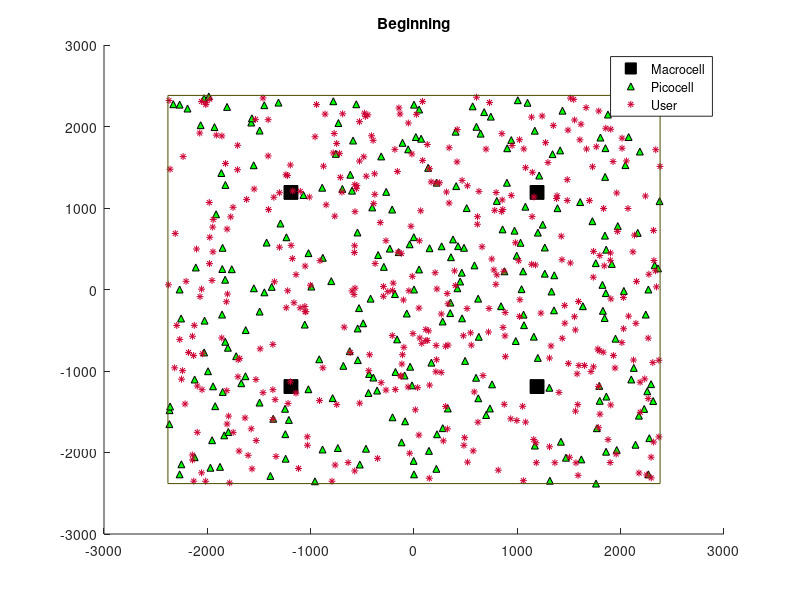

Write the MATLAB code that produced this figure. (Note: this script raises an error after producing the figure.)
%%Rebuild System 2017.2.22
clc, clear, close all
load('ttSimuT');

% ============================================================================== %
%   ____                                                                         %
%  |    \                                                                        %
%  |     \                                                                       %
%  |     |                                                                       %
%  |     /                                                                       %
%  |____/                                                                        % 
%  |        ____            ____        _  _      __     __|__      __           %
%  |       /    \    | /   /    \     |/ \/ \    /  \      |       /  \    | /   %
%  |       |    |\   |/    |    |\    |  |  |    |__/      | /     |__/    |/    %
%  |       \____/ \  |     \____/ \   |  |  |    |___      |/      |___    |     %
% ============================================================================== %

% -----------------------------------------------------
% -------/* Simulation Parameters Setting /* (待確認)--
% -----------------------------------------------------
MTS_1s = 1;		% [sec]														% Minimum Time-of-Stay from 3GPP Standard [sec]
MTS_5s = 5;		% [sec]
TST_HD = 0;


% -----------------------------------------------------
% -----------------/* Time Slot */---------------------
% -----------------------------------------------------
t_d        = 0.1; % ONE MILLISECOND % it's UNIT: sec		% [[[ADJ]]]     % Simulation time duration [sec]
t_start    = t_d;
t_simu     = (t_d/t_d) * ttSimuT; % it's UNIT: sec			% [[[ADJ]]]     % Total Simulation Time [sec]
n_Measured = t_simu/t_d;	                                                % # measurements [# number of times]

											    
% -----------------------------------------------------
% ----------------/* Base Station */-------------------
% -----------------------------------------------------
rectEdge = 4763;															% 系統的邊界 [meter]
load('MC_lct_4sq');															% 大細胞的位置讀出來，矩陣叫:  Macro_location		
load('PC_lct_4sq_n250_random');                                         % 小細胞的位置讀出來 ，矩陣叫: Pico_location
BS_lct = [Macro_location ; Pico_location];								    % 全部細胞的位置

P_MC_dBm    =  46;															% 大細胞 total TX power (全部頻帶加起來的power) [dBm]
P_PC_dBm    =  30;															% 小細胞 total TX power (全部頻帶加起來的power) [dBm]
P_minRsrpRQ = -100; % [dBm]                          		% [[[ADJ]]]     % Minimum Required power to provide services 
																			% sufficiently for UE accessing to BS [dBm]
																			% Requirement for accessing a particular cell
MACROCELL_RADIUS = (10^((P_MC_dBm-P_minRsrpRQ-128.1)/37.6))*1e+3;
PICOCELL_RADIUS  = (10^((P_PC_dBm-P_minRsrpRQ-140.7)/36.7))*1e+3;

n_MC = length(Macro_location);			                                    % 大細胞的數目
n_PC = length(Pico_location);	                                            % 小細胞的數目
n_BS = n_MC + n_PC;															% 全部細胞的數目

% -----------------------------------------------------
% -------------/* Resource Parameter */----------------
% -----------------------------------------------------
sys_BW      = 5   * 1e+6;									% [[[ADJ]]]		% 系統總頻寬 5MHz
BW_PRB      = 180 * 1e+3;													% LTE 每個Resource Block的頻寬為 180kHz
n_ttoffered = sys_BW/(BW_PRB/9*10);											% [[[ADJ]]]     % #max cnct per BS i.e., PRB
                                                                            % 系統 RB 的總數，*9/10那段是把RB的CP算進來除
																			% B E N: Max #PRB under BW = 10 Mhz per slot(0.5ms)
Pico_part   = n_ttoffered;          
GBR         = 256 * 1024;													% Guaranteed Bit Rate is 256 kbit/sec

SINR_th     = -7;		                     								% 這裡應該要設為 -6.5dB (按照3gpp的規格)

% -----------------------------------------------------
% -----------------/* Channel */-----------------------
% -----------------------------------------------------
Gamma_MC            = 3.76;                                                 % Pathloss Exponent (MC)            
Gamma_PC            = 3.67;                                                 % Pathloss Exponent (PC)  
P_N_dBmHz           = -174; % [dBm/Hz]										% 高斯雜訊的 Power Density [dBm/Hz]
LTE_NoiseFloor_dBm  = P_N_dBmHz + 10*log10(BW_PRB);							% Noise Floor approximate -121.45 [dBm/RB]
LTE_NoiseFloor_watt = 10^((LTE_NoiseFloor_dBm - 30)/10);					% Noise Floor approximate 7.1614 * 1e+16 [watt/RB]



% -----------------------------------------------------
% ------------/* User 位置和數目 */--------------------
% -----------------------------------------------------
load('UE_lct_n400_random');
UE_lct = UE_location;                                                       % 讀UE的位置出來 (注意檔名)
n_UE = length(UE_lct);			                                            % 全部UE的數目

% -----------------------------------------------------
% -------------/* Handover Setting */------------------
% -----------------------------------------------------
HHM    = 3;	  % [dB]										% [[[ADJ]]]     % Handover Hysteresis Margin [dB]
t_TTT  = 0.1; % [sec]										% [[[ADJ]]]     % NYC
t_T310 = 1;   % [sec]

% -----------------------------------------------------
% ----------------/* Q-Learning */---------------------
% -----------------------------------------------------
n_FuzzyDegree =  5;
n_Rule        = 25;
n_Act         =  5;

FQ_BS_DF_TST = 0.8;											% [[[INH]]]     % Discount Factor
FQ_BS_LR_TST = 0.2;											% [[[INH]]]     % Learning Rate
FQ_BS_LI_TST = 5  ;											% [[[INH]]]     % Learning Interval is 5 [sec]

% -----------------------------------------------------
% -----------/* 把系統Model圖跑出來 */-----------------
% -----------------------------------------------------
figure(), hold on;
plot(Macro_location(:,1), Macro_location(:,2), 'sk', 'MarkerFaceColor', 'k','MarkerSize',10);
plot(Pico_location(:,1), Pico_location(:,2), '^k', 'MarkerFaceColor', 'g','MarkerSize', 5);
plot(UE_lct(:,1), UE_lct(:,2), '*', 'Color',[0.8 0.0 0.2],'MarkerSize',5);
plot([+1,-1,-1,+1,+1]*rectEdge/2, [+1,+1,-1,-1,+1]*rectEdge/2, 'Color', [0.3 0.3 0.0]);
title('Beginning');
legend('Macrocell','Picocell','User');
set(gcf,'numbertitle','off');
set(gcf,'name','Environment');



% ================================================================== %
%   ________                                                         %
%      |                                                        |    %
%      |                                                        |    %
%      |                                                        |    %
%      |                                                        |    %
%      |           __      .       |       .       ____         |    %
%      |        | /  \           __|__            /    \        |    %
%      |        |/    \    |       |       |     |      |       |    %
%      |        |     |    |       | /     |     |      |\      |    %
%   ___|____    |     |    |       |/      |      \____/  \     |    %
% ================================================================== %

% -----------------------------------------------------
% ---------/* 下面是細胞跟UE的初始化 */----------------
% -----------------------------------------------------
% MC Setting
dist_MC    = zeros(1, n_MC);										        % dist. btwn UE and MC
RsrpMC_dBm = zeros(1, n_MC);										        % RSRP from MC
RsrpMC_dB  = zeros(1, n_MC);
idx_RsrpMC = 0;														        % Just Initialization

% PC setting
dist_PC    = zeros(1, n_PC);										        % dist. btwn PC and UE
RsrpPC_dBm = zeros(1, n_PC);										        % RSRP from PC
RsrpPC_dB  = zeros(1, n_PC);
idx_RsrpPC = 0;														        % Just Initialization

% UE setting
UE_v              = zeros(n_UE, 2);									        % User's velocities on x-axis & y-axis respectively
UE_timer_RWP1step = zeros(n_UE, 1);									        % The Timer of RandomWayPoint for changing DIRC
load('seedSpeedMDS'); 	% 1000 x 6666								        % 2016.11.17
load('seedAngleDEG');   % 1000 x 6666								        % 2016.11.24
load('seedEachStep'); 	% 1000 x 6666									    % 2016.11.17
idx_SEED          = ones(n_UE, 1);	% seed index						    % 2016.11.17
INT_SSL           = zeros(n_UE,1);	% Interference proposed by SSL

% -----------------------------------------------------
% ---------/* 下面是TST BDRY的初始化*/-----------------
% -----------------------------------------------------
% BS部分
n_RBoffer_TST   = zeros(1, n_BS);									        % The number of RB a BS offer to UEs inside it
Load_TST        = zeros(1, n_BS);
CIO_TST         = zeros(1, n_BS);

n_HO_BS_TST     = zeros(1, n_BS);	% Only for target cell			        % KPI: Handover Number of BS

% UE部分
crntRSRP_TST    = zeros(n_UE, 1);		% [dBm]

idx_UEcnct_TST  = zeros(1, n_UE);                                           % UE實際連結的基地台
idx_UEprey_TST  = zeros(1, n_UE);		                                    % UE想要連結的基地台


logical_HO      = zeros(1, n_UE);								            % '1' if idx_UEcnct just changed; '0' if idx_UEcnct is same.

timer_Arrive    = zeros(1, n_UE);	                                        % 2017.01.04


timer_TTT_TST  = zeros(1, n_UE) + t_TTT;
n_HO_UE_TST    = zeros(1, n_UE);								            % KPI: Handover Number of UE
n_HO_M2M       = 0;
n_HO_M2P       = 0;
n_HO_P2M       = 0;
n_HO_P2P       = 0;
n_HO_P2P_CoMP  = 0;

state_PPE_TST  = zeros(n_UE, 5);
n_PPE_1s_TST   = zeros(1, n_UE);								            % KPI: Ping-Pong Number
n_PPE_5s_TST   = zeros(1, n_UE);								            % KPI: Ping-Pong Number
PPR_5s_TST     = zeros(1, n_UE);								            % 2016.12.15


timer_Drop_OngoingCall_NoRB      = zeros(1, n_UE) + t_T310;
timer_Drop_OngoingCall_RBNotGood = zeros(1, n_UE) + t_T310;


% DropReason           = zeros(1,n_UE);	                                    % 2016.12.27	Drop Reason Range = [1,2,3,4] 
% 													                                    %   1 : RB not enough
% 													                                    %   2 : ToS limit
% 													                                    %   3 : Connecting
% 													                                    %   4 : TTT countdown

% DropReason1_M2M___RB = zeros(1,n_UE);	% Drop Reason = 1                   % 因為資源不夠而中斷 (Drop)連線
% DropReason2_M2P___RB = zeros(1,n_UE);	% Drop Reason = 1                     M2M(Macro to Macro)
% DropReason3_P2M___RB = zeros(1,n_UE);	% Drop Reason = 1                     M2P(Macro to Pico)
% DropReason4_P2P___RB = zeros(1,n_UE);	% Drop Reason = 1

% DropReason5_M2M__ToS = zeros(1,n_UE);	% Drop Reason = 2                   % 因為ToS太短，小於ToS Threshold，所以不Handover
% DropReason6_M2P__ToS = zeros(1,n_UE);	% Drop Reason = 2
% DropReason7_P2M__ToS = zeros(1,n_UE);	% Drop Reason = 2
% DropReason8_P2P__ToS = zeros(1,n_UE);	% Drop Reason = 2

% DropReason9_MMM_Conn = zeros(1,n_UE);	% Drop Reason = 3                   % A3 event 沒有發生，且因為CIO 的關係造成dropping
% DropReasonX_PPP_Conn = zeros(1,n_UE);	% Drop Reason = 3                     MMM and PPP代表目前serving對象為MC or PC

% DropReasonY_M2M__TTT = zeros(1,n_UE);	% Drop Reason = 4                   % 在TTT以內的時間發生dropping
% DropReasonY_M2P__TTT = zeros(1,n_UE);	% Drop Reason = 4
% DropReasonY_P2M__TTT = zeros(1,n_UE);	% Drop Reason = 4
% DropReasonY_P2P__TTT = zeros(1,n_UE);	% Drop Reason = 4
% % 老師的解讀:Reason1, 3, 4都是因為資源不夠的關係 (待確認)

% UE TST (LPA的部分)
LPA_P1t = zeros(1,n_UE);	% TrgtCell
LPA_P2t = zeros(1,n_UE);
LPA_P3t = zeros(1,n_UE);
LPA_Ps  = 10^((P_minRsrpRQ-30)/10);	% [Watt]
LPA_t1  = zeros(1,n_UE);
LPA_t2  = zeros(1,n_UE);
LPA_t3  = zeros(1,n_UE);
LPA_idx_pkt      = zeros(1,n_UE);
LPA_pred_trgtToS = zeros(1,n_UE);


GPSinTST_trgtToS = zeros(1,n_UE); % GPS量出來的 TOS

% -----------------------------------------------------
% ---------/* Fuzzy Q Learning 的初始化*/--------------
% -----------------------------------------------------
DoM_CIO_TSTc       = zeros(n_BS, n_FuzzyDegree);
DoM_Load_TSTc      = zeros(n_BS, n_FuzzyDegree);
DoT_Rule_New_TSTc  = zeros(n_BS, n_Rule);
DoT_Rule_Old_TSTc  = zeros(n_BS, n_Rule);
Q_Table_TSTc       = zeros(n_Rule, n_Act, n_BS);
% load('Q_Table_TSTc');
GlobalAct_TSTc     = zeros(1,n_BS);
idx_subAct_choosed_new_TSTc = zeros(n_BS, n_Rule);
idx_subAct_choosed_old_TSTc = zeros(n_BS, n_Rule);
Q_fx_new_TSTc      = zeros(1,n_BS);
Q_fx_old_TSTc      = zeros(1,n_BS);
V_fx_new_TSTc      = zeros(1,n_BS);
Q_reward_TSTc      = zeros(1,n_BS);
Q_bonus_TSTc       = zeros(1,n_BS);

% -----------------------------------------------------
% ---------/* 計算 Performance 的初始化 */-------------
% -----------------------------------------------------
% 算BS的
PRFM_TST_BS_CBR   = zeros(1, n_Measured);
PRFM_TST_BS_CDR   = zeros(1, n_Measured);
PRFM_TST_BS_QoS   = zeros(1, n_Measured);

% 算UE的
PRFM_TST_UE_nHO   = zeros(1, n_Measured);
PRFM_TST_UE_CBR   = zeros(1, n_Measured);	% 2017.01.05
PRFM_TST_UE_CDR   = zeros(1, n_Measured);
PRFM_TST_UE_1snPP = zeros(1, n_Measured);
PRFM_TST_UE_5snPP = zeros(1, n_Measured);
PRFM_TST_UE_5sPPR = zeros(1, n_Measured);

% 算Load Balancing
LB_Idle           = zeros(1, n_Measured);	% 2017.01.19
LB___PC           = zeros(1, n_Measured);	% 2017.01.19
LB___MC           = zeros(1, n_Measured);	% 2017.01.19

% Counter 
PRFM_CTR          = 1;

% -----------------------------------------------------
% ---------------/* 我的東西 初始化 */-----------------
% -----------------------------------------------------
CRE_Macro       = zeros(1, n_MC) + 0;                      % Macro 的 CRE [dBm]
CRE_Pico        = zeros(1, n_PC) + 0;                      % Pico  的 CRE [dBm]
CRE             = [CRE_Macro CRE_Pico];                    % Cell Range Expension，主要給小細胞用的，讓小細胞抓更多人進來

BS_RB_table     = zeros(n_MC + n_PC, n_ttoffered);         % 全部Cell的RB使用狀況    0:未用 1:已用
BS_RB_who_used  = zeros(n_MC + n_PC, n_ttoffered);         % Cell的RB看是哪個UE在用
UE_RB_used      = zeros(n_UE, n_ttoffered);                % UE使用了哪些RB          0:未用 1:已用
UE_Throughput   = zeros(1, n_UE);                          % 顯示每個UE的Throughput  

UE_CoMP_orNOT   = zeros(1, n_UE);                          % 判斷UE又沒有在做CoMP  0:沒有 1:正在做CoMP                    
idx_UEcnct_CoMP = zeros(n_UE, 2);                          % 看UE是給哪兩個Cell做CoMP : Colunm1 是 Serving Cell, Colunm2 是 Cooperating Cell
CoMP_Threshold  = 4;                                       % 執行CoMP的RSRP Threshold，一定要大於 3dB  (dBm)
CoMP_change_TTT = zeros(1, n_UE) + t_TTT;                  % UE在執行CoMP時，交換Serving和Cooperating角色的TTT


% UE Block定義: 原本UE沒有Serving Cell, 該UE想重新連上線，卻被拒絕
% UE Drop 定義: UE原本有一Serving Cell在服務, 但因種種原因他被放棄

n_Block_UE                 = 0;				               % 被Blcok的人數

n_Block_NewCall_NoRB_Macro = 0;                            % NewCall 因為發現Cell(Max RSRP)沒有可以用的RB了, 所以放棄連線: Block 
n_Block_NewCall_NoRB_Pico  = 0;

n_Block_NewCall_RBNotGood_Macro  = 0;                      % NewCall 因為看到Cell(Max RSRP)可以用的RB之頻譜效率都=0  , 所以放棄連線: Block
n_Block_NewCall_RBNotGood_Pico   = 0;

n_Block_Waiting_BlockTimer       = 0;                      % 在等Block timer，被Block的

UE_CBR                     = 0;                            % Call Block Rate: 全部UE跑完後，  N(被Block的人數) / n_UE

n_Drop_UE                   = 0;                           % 被Drop 的人數

Drop_OngoingCall_NoRB_Macro = 0;                           % OngoingCall 因為發現Serving Cell 沒有可以用的RB了， 並且持續1秒，所以被放棄支持連線:  Drop
Drop_OngoingCall_NoRB_Pico  = 0;

Drop_OngoingCall_RBNotGood_Macro = 0;                      % OngoingCall 因為發現Serving Cell 可以用的RB之頻譜效率都=0 ，並且持續1秒，所以放棄連線:  Drop
Drop_OngoingCall_RBNotGood_Pico  = 0;

UE_CDR                     = 0;                            % Call Drop Rate: 全部UE跑完後， N(被Drop的人數) / n_UE

CDR_BS                     = zeros(1,n_BS);                % 每個Base Station把UE給Drop的次數 
CBR_BS                     = zeros(1,n_BS);                % 每個Base Station把UE給Block的次數

n_DeadUE_BS                = zeros(1, n_BS);		       % 在算BS的Call Block Rate用的
n_LiveUE_BS                = zeros(1, n_BS);		       % 在算BS的Call Block Rate用的    

CBR_BS_TST 		           = zeros(1, n_BS);			   % KPI: Call Block Rate  
CDR_BS_TST 		           = zeros(1, n_BS);			   % KPI: Outage Probability 2016.11.15 -> Call Drop Rate 2017.01.04

BS_RB_consumption          = zeros(1, n_BS);               % 每個Base Station在這段時間所使用的RB數

BS_last_time_serving       = zeros(1, n_BS);               % 上個state服務的人
	
UE_survive                 = 0;                            % UE平均存活人數


Handover_Failure_times                    = 0;                            % Handover失敗的次數
Handover_to_Macro_Failure_NoRB_times      = 0;                  % 想handover到Macro但是被拒絕的次數
Handover_to_Pico_Failure_NoRB_times       = 0;                  % 想handover到Pico但是被拒絕的次數

Handover_to_Macro_Failure_RBNotGood_times = 0;             % 想handover到Macro但是被拒絕的次數
Handover_to_Pico_Failure_RBNotGood_times  = 0;             % 想handover到Pico但是被拒絕的次數


Macro_Serving_Num_change        = zeros((ttSimuT/t_d), 1);
Pico_NonCoMP_Serving_Num_change = zeros((ttSimuT/t_d), 1);
% ============================================================= %
%    ________                                                   %
%   /                                                           %
%  /                                                            %
%  \                                                            %
%   \________      ___|___      ____        |  /     ___|___    %
%            \        |        /    \       | /         |       %
%             \       |       |      |      |/          |       %
%             /       | /     |      |\     |           | /     %
%   _________/        |/       \____/  \    |           |/      %
% ============================================================= %
tic

% Loop 1: Time
for idx_t = t_start : t_d : t_simu								            % [sec] % 0.1 sec per loop
	if (rem(idx_t,t_simu/ttSimuT) < 1e-3)                                       % 顯示時間用的，不知道在幹嘛， 不過不影響
		fprintf(' %.3f sec\n', idx_t)
	end

	AMP_Noise  = LTE_NoiseFloor_watt * randn(1);                            % 每個時間點的白高斯 雜訊都不一樣 [watt/RB]

	CIO_TST(1:1:n_MC) = -5;


	% Loop 2: User	
	% 寫收訊號的，A3 event，統計各個Performance，關係到RB 的要自己來 ( 細胞loading的問題, UE's SINR計算 )
	for idx_UE = 1:n_UE
		Dis_Connect_Reason  = 0;
		Dis_Handover_Reason = 0;

		if idx_t >= 5.9
			a = 1;
		end
		if idx_UE == 268
			a = 1;
		end


		% ============================================================================================= %
		%                    ________                             \                    ___              %
		%   |          |    |                  |    /            __\__ _______        |   |      |__    %
		%   |          |    |              |   |   /--------               | |        |___|   ___|___   %
		%   |          |    |              |  /|  /  \    /       ___      | |         ___   |  _|_ /   %
		%   |          |    |________      | / |      \  /        ___      | |         ___   |   |_     %
		%   |          |    |                  |       \/         ___      / \         /__   /          %
		%   |          |    |                  |       /\        |   |   \/   \  /       /  /   / \     %
		%    __________     |________          |    __/  \__     |___|   /\    \/      \/  /   /   \_   %
		%                                                                                               %
		% ============================================================================================= %
		for mc = 1:n_MC
			dist_MC(mc)    = norm(UE_lct(idx_UE,:) - Macro_location(mc,:)); % 該UE距離全部MC多遠 [meter]
			RsrpMC_dBm(mc) = P_MC_dBm - PLmodel_3GPP(dist_MC(mc), 'M');		% 該UE從這些MC收到的RSRP [dBm]
		end
		for pc = 1:n_PC
			dist_PC(pc)    = norm(UE_lct(idx_UE,:) - Pico_location(pc,:));  % 該UE距離全部PC多遠 [meter]
			RsrpPC_dBm(pc) = P_PC_dBm - PLmodel_3GPP(dist_PC(pc), 'P');	    % 該UE從這些PC收到的RSRP [dBm]
		end
		RsrpBS_dBm  = [RsrpMC_dBm RsrpPC_dBm];
		RsrpBS_dB   = RsrpBS_dBm - 30;								          
		RsrpBS_Watt = 10.^(RsrpBS_dB/10);                                   % 全部換成瓦特

		% =============================================================================================== %
		%                                                                                                 %
		%                                                ______                               ____        %
		%   |\     |                                   /                     |\          /|  |    \       %
		%   | \    |      __                          /              __      | \        / |  |     |      %
		%   |  \   |    /    \   _ ____      ______  |             /    \    |  \      /  |  |____/       %
		%   |   \  |   |      |  |/    \             |            |      |   |   \    /   |  |            %
		%   |    \ |   |      |  |      |             \           |      |   |    \  /    |  |            %
		%   |     \|    \ __ /   |      |              \_______    \ __ /    |      v     |  |            %
		%                                                                                                 %
		% =============================================================================================== %
		% UE在Non-CoMP下走的FlowChart

		% ------------------------------------------------------------------------------- %
		% 找出目前哪個基地台RSRP對該UE最大 ，而且是多少dB (對比到學長主程式的311-313行 )  %
		% ------------------------------------------------------------------------------- %
		temp_rsrp = RsrpBS_dBm + CIO_TST;
		% target對象不要選到自己
		if idx_UEcnct_TST(idx_UE) ~= 0
			temp_rsrp(idx_UEcnct_TST(idx_UE)) = min(temp_rsrp); 
		end
		% 選RSRP+CIO最大的出來				
		[~, idx_trgt] = max(temp_rsrp);

		% ------------------------------ %
		% 把目前應該要服務我的人抓出來   %
		% ------------------------------ %
		if idx_UEcnct_TST(idx_UE) == 0						 % 如果沒人服務我，只會發生在initial的時候
			idx_UEprey_TST(idx_UE) = idx_trgt;				 % RSRP 最大的成為我的目標
		else                             				     % 如果已經有人服務我了
			idx_UEprey_TST(idx_UE) = idx_UEcnct_TST(idx_UE); % 那目前的連線對象就是我的目標
		end

		% ----------------- %
		% 看有沒有人服務你  %
		% ----------------- %
		if (idx_UEcnct_TST(idx_UE) == 0) % 沒人服務，這可能是initial  or 被踢掉

			% --------------------------------------------------------------------- %
			% 當user被踢掉後，必須等一段時間才能重新拿RB，這裡就UE是在等這段時間    %
			% 當user等完了之後，就要開始拿RB                                        %
			% --------------------------------------------------------------------- %
			if (timer_Arrive(idx_UE) ~= 0) % Waiting Users
				timer_Arrive(idx_UE) = timer_Arrive(idx_UE) - t_d;	% Countdown
				if (timer_Arrive(idx_UE) < t_d)
					timer_Arrive(idx_UE) = 0;
				end
				Dis_Connect_Reason = 1; % 還在等連線，也算在Call  Block Rate頭上

			else  %(timer_Arrive(idx_UE) == 0): Arriving Users	
				% ---------------- %
				% 拿Resource Block %
				% ---------------- %				
				[BS_RB_table, BS_RB_who_used, UE_RB_used, idx_UEcnct_TST(idx_UE), UE_Throughput(idx_UE), Dis_Connect_Reason] = NewCall_take_RB(n_MC, n_PC, BS_RB_table, BS_RB_who_used, UE_RB_used, AMP_Noise, n_ttoffered, Pico_part, RsrpBS_Watt, ...
								                                                                                                               idx_UE, idx_trgt, GBR, BW_PRB);
								                                                                                                               
				% Check_RB_Function(UE_RB_used, BS_RB_table, BS_RB_who_used, UE_CoMP_orNOT, idx_UEcnct_TST, idx_UEcnct_CoMP, n_ttoffered, n_UE, n_BS);

				% -------------------------------------------------------------------- %
				% 不論UE是死是活，都會再給他一個等待時間，下次她被放棄時就會數這個     %
				% -------------------------------------------------------------------- %
				while timer_Arrive(idx_UE) == 0	
					timer_Arrive(idx_UE) = poissrnd(1);	% 2017.01.05 Not to be ZERO please.  % 不要是 0
				end					

				% ---------------------------------------------------- %
				% 計算Ping-Pong Effect是否有發生，跟Performance 的計算 %
				% 有兩個KPI: (1) 1秒內發生碰撞   (2) 5秒內發生碰撞     %
				% ---------------------------------------------------- %
				if idx_UEcnct_TST(idx_UE) ~= state_PPE_TST(idx_UE,1)	% 2017.01.04

					state_PPE_TST(idx_UE,:) = PingPong_Update(state_PPE_TST(idx_UE,:), idx_UEcnct_TST(idx_UE), idx_t);
					% ===/* Ping Pong State Update [1 sec] */===
					if    (state_PPE_TST(idx_UE,1) == state_PPE_TST(idx_UE,3) ...
						&& state_PPE_TST(idx_UE,1) ~= state_PPE_TST(idx_UE,2) ...
						&& state_PPE_TST(idx_UE,4) -  state_PPE_TST(idx_UE,5) <= MTS_1s ...
						&& prod(state_PPE_TST(idx_UE,:)) ~= 0)	% 2017.01.04 Live 2 Dead 2 Live is not Ping-Pong, Dead 2 Live 2 Dead either.
						% Ping-Pong Effect Occur
						n_PPE_1s_TST(idx_UE) = n_PPE_1s_TST(idx_UE) + 1; % [PRFM]
					end
					% ===/* Ping Pong State Update [5 sec] */===
					if    (state_PPE_TST(idx_UE,1) == state_PPE_TST(idx_UE,3) ...
						&& state_PPE_TST(idx_UE,1) ~= state_PPE_TST(idx_UE,2) ...
						&& state_PPE_TST(idx_UE,4) -  state_PPE_TST(idx_UE,5) <= MTS_5s ...
						&& prod(state_PPE_TST(idx_UE,:)) ~= 0)	% 2017.01.04 Live 2 Dead 2 Live is not Ping-Pong, Dead 2 Live 2 Dead either.
						% Ping-Pong Effect Occur
						n_PPE_5s_TST(idx_UE) = n_PPE_5s_TST(idx_UE) + 1; % [PRFM]
						PPR_5s_TST(idx_UE)   = n_PPE_5s_TST(idx_UE) / n_HO_UE_TST(idx_UE);	% 2016.12.15
					end
				end 					
			end


			% ----------------- %
			% 計算UE Call Block %
			% ----------------- %
			if Dis_Connect_Reason == 0

				% 還原
				Dis_Connect_Reason = 0;

			else
				if Dis_Connect_Reason == 1
					n_Block_UE = n_Block_UE + 1;

					% 該UE因為Cell的資源不夠被放棄
					if idx_trgt <= n_MC
						n_Block_NewCall_NoRB_Macro = n_Block_NewCall_NoRB_Macro + 1;							
					else
						n_Block_NewCall_NoRB_Pico = n_Block_NewCall_NoRB_Pico + 1;
					end

					% 還原
					Dis_Connect_Reason = 0;

				elseif Dis_Connect_Reason == 2
					n_Block_UE = n_Block_UE + 1;
					
					% 該UE因為看到的RB之頻譜效率都太低了,  所以被拒絕
					if idx_trgt <= n_MC
						n_Block_NewCall_RBNotGood_Macro = n_Block_NewCall_RBNotGood_Macro + 1;							
					else
						n_Block_NewCall_RBNotGood_Pico = n_Block_NewCall_RBNotGood_Pico + 1;
					end

					% 還原
					Dis_Connect_Reason = 0;
					
				elseif Dis_Connect_Reason == 3
					n_Block_UE = n_Block_UE + 1;

					% 因為UE還在等 ，所以也算被Block
					n_Block_Waiting_BlockTimer = n_Block_Waiting_BlockTimer + 1;

					% 還原
					Dis_Connect_Reason = 0;				
				end
			end

		else %(idx_UEcnct_TST(idx_UE) ~= 0): 有人正在服務我 

			% --------------- %
			% 更新Throuhgput  %
			% --------------- %
			[UE_Throughput(idx_UE)] = Non_CoMP_Update_Throughput(n_MC, n_PC, BS_RB_table, UE_RB_used, AMP_Noise, n_ttoffered, Pico_part, RsrpBS_Watt, ...
													             idx_UE, idx_UEcnct_TST(idx_UE), BW_PRB);

			% -------------------- %
			% 看A3 Event有沒有成立 %
			% -------------------- %						
			if (RsrpBS_dBm(idx_trgt) + CIO_TST(idx_trgt) > RsrpBS_dBm(idx_UEcnct_TST(idx_UE)) + CIO_TST(idx_UEcnct_TST(idx_UE)) + HHM)

				% A3 Event一旦trigger，TTT就開始數
				if (timer_TTT_TST(idx_UE) <= t_TTT && timer_TTT_TST(idx_UE) > 0)

					% 單純減TTT
					timer_TTT_TST(idx_UE) = timer_TTT_TST(idx_UE) - t_d;
					if (timer_TTT_TST(idx_UE) < 1e-5)	% [SPECIAL CASE] 0930
						timer_TTT_TST(idx_UE) = 0;		% [SPECIAL CASE]
					end 

				elseif (timer_TTT_TST(idx_UE) == 0)	
					% ==================================================================== %	% ================================== %
					%     -----    ------    -----             -------   -----   -------   %	%   ------  ------   ------  -   --	 %
					%    /         |     )  (                     |     (           |      %	%   |     ) |     \  |     )  \ /	 %
					%   |     ---  |-----    -----     o -_       |      -----      |      %	%   ------  |      | ------    V 	 %
					%    \     |   |              )    | | |      |           )     |      %	%   |     ) |     /  |     \   |	 %
					%     -----    -         -----     - - -      -      -----      -      %	%   ------  ------   -     -   -	 %
					% ==================================================================== %	% ================================== %
					% distance_UE_target = norm(UE_lct(idx_UE,:) - BS_lct(idx_trgt,:));							
					% % tToS
					% if idx_trgt <= n_MC
					% 	GPSinTST_trgtToS(idx_UE) = GPS_fx(BS_lct(idx_trgt,:), MACROCELL_RADIUS, UE_lct(idx_UE,:), UE_v(idx_UE,:)) - t_TTT; % 2017.01.21
					% else  % idx_trgt > n_MC
					% 	GPSinTST_trgtToS(idx_UE) = GPS_fx(BS_lct(idx_trgt,:), distance_UE_target, UE_lct(idx_UE,:), UE_v(idx_UE,:)) - t_TTT; % 2017.01.21
					% end

					% Willie的演算法
					% if GPSinTST_trgtToS(idx_UE) > TST_HD
						% 通過A3 Event ---> 數完TTT ---> Time of Stay Threshold大於TST_HD ---> 接下來檢查夠不夠資源

					% Handover Call來拿RB
					temp_idx_UEcnct_TST = idx_UEcnct_TST(idx_UE); % 暫存的，來紀錄從哪裡handover到哪裡
					[BS_RB_table, BS_RB_who_used, UE_RB_used, idx_UEcnct_TST(idx_UE), UE_Throughput(idx_UE), Dis_Handover_Reason] = HandoverCall_take_RB(n_MC, n_PC, BS_RB_table, BS_RB_who_used, UE_RB_used, AMP_Noise, n_ttoffered, Pico_part, RsrpBS_Watt, ...
									                                                                                                                    idx_UE, idx_UEcnct_TST(idx_UE), idx_trgt, UE_Throughput(idx_UE), GBR, BW_PRB);
					% Check_RB_Function(UE_RB_used, BS_RB_table, BS_RB_who_used, UE_CoMP_orNOT, idx_UEcnct_TST, idx_UEcnct_CoMP, n_ttoffered, n_UE, n_BS);

					if idx_UEcnct_TST(idx_UE) == idx_trgt
						% !!!!!!!!!!成功Handvoer到Target Cell!!!!!!!!!!
						% ---------------- %
						% Handover次數計算 %
						% ---------------- %
						n_HO_UE_TST(idx_UE)   = n_HO_UE_TST(idx_UE)   + 1;
						n_HO_BS_TST(idx_trgt) = n_HO_BS_TST(idx_trgt) + 1;	% Only for target cell

						% ----------------------------------- %
						% 看Handover是從什麼Cell換到什麼Cell  %
						% ----------------------------------- %
						if     temp_idx_UEcnct_TST <= n_MC && idx_UEcnct_TST(idx_UE) <= n_MC
							n_HO_M2M = n_HO_M2M + 1;
						elseif temp_idx_UEcnct_TST <= n_MC && idx_UEcnct_TST(idx_UE) >  n_MC
							n_HO_M2P = n_HO_M2P + 1;
						elseif temp_idx_UEcnct_TST >  n_MC && idx_UEcnct_TST(idx_UE) <= n_MC
							n_HO_P2M = n_HO_P2M + 1;
						elseif temp_idx_UEcnct_TST >  n_MC && idx_UEcnct_TST(idx_UE) >  n_MC
							n_HO_P2P = n_HO_P2P + 1;
						end	

						% ------------------------------------- %
						% 記錄該UE在該時間點是否執行了Handover  %
						% ------------------------------------- %
						logical_HO(idx_UE) = 1;	% Handover success.

						% --------- %
						% TTT Reset %
						% --------- %
						timer_TTT_TST(idx_UE) = t_TTT;	% 2016.12.28

						% --------------------- %
						% Ping-Pong Rate UPDATE %
						% --------------------- %
						PPR_5s_TST(idx_UE)    = n_PPE_5s_TST(idx_UE) / n_HO_UE_TST(idx_UE);	% 2017.01.01
					else
						Handover_Failure_times = Handover_Failure_times + 1;

						% Handover失敗了，看是Handover誰而失敗，阿為什麼失敗，計錄下來
						if Dis_Handover_Reason == 1
							if idx_trgt <= n_MC
								Handover_to_Macro_Failure_NoRB_times = Handover_to_Macro_Failure_NoRB_times + 1;
							else
								Handover_to_Pico_Failure_NoRB_times  = Handover_to_Pico_Failure_NoRB_times + 1;
							end

						elseif Dis_Handover_Reason == 2
							if idx_trgt <= n_MC
								Handover_to_Macro_Failure_RBNotGood_times = Handover_to_Macro_Failure_RBNotGood_times + 1;										
							else
								Handover_to_Pico_Failure_RBNotGood_times  = Handover_to_Pico_Failure_RBNotGood_times + 1;
							end
						end
						Dis_Handover_Reason = 0;

						% ------------------------------------- %
						% 記錄該UE在該時間點是否執行了Handover  %
						% ------------------------------------- %
						logical_HO(idx_UE) = 0;	% Handover fail
					end
					% end
				end		
			else
				% 沒有Handover !!!
				logical_HO(idx_UE) = 0;

				% TTT Reset
				timer_TTT_TST(idx_UE) = t_TTT;
			end
			% Check_RB_Function(UE_RB_used, BS_RB_table, BS_RB_who_used, UE_CoMP_orNOT, idx_UEcnct_TST, idx_UEcnct_CoMP, n_ttoffered, n_UE, n_BS);

            % ----------------------------------------------------------- %
			% 如果(1)沒有過A3 Event               __\  就會走以下的流程   %
			%     (2)過了但是Target Cell沒有資源    /	                  %
			% ----------------------------------------------------------- %			
			if logical_HO(idx_UE) == 0

				% ------------------------------------------------------ %
				% 如果Throughput < GBR，先來換換看，這裡注意一定要先換   %
				% ------------------------------------------------------ %
				if UE_Throughput(idx_UE) < GBR
					if idx_UEcnct_TST(idx_UE) <= n_MC
						%  看能不能換個RB 位置 					
						if UE_Throughput(idx_UE) < GBR && (isempty(find(UE_RB_used(idx_UE,:) == 1)) == 0) && (isempty(find(BS_RB_table(idx_UEcnct_TST(idx_UE),:) == 0)) == 0)
							[BS_RB_table, BS_RB_who_used, UE_RB_used, UE_Throughput(idx_UE)] = Non_CoMP_Serving_change_RB(n_MC, n_PC, BS_RB_table, BS_RB_who_used, UE_RB_used, AMP_Noise, n_ttoffered, Pico_part, RsrpBS_Watt, ...
								                                                                                          idx_UE, idx_UEcnct_TST(idx_UE), UE_Throughput(idx_UE), GBR, BW_PRB);						                                                                                          
						end
					else
						%  看能不能換個RB 位置 					
						if UE_Throughput(idx_UE) < GBR && (isempty(find(UE_RB_used(idx_UE, 1:Pico_part) == 1)) == 0) && (isempty(find(BS_RB_table(idx_UEcnct_TST(idx_UE),:) == 0)) == 0)
							[BS_RB_table, BS_RB_who_used, UE_RB_used, UE_Throughput(idx_UE)] = Non_CoMP_Serving_change_RB(n_MC, n_PC, BS_RB_table, BS_RB_who_used, UE_RB_used, AMP_Noise, n_ttoffered, Pico_part, RsrpBS_Watt, ...
								                                                                                          idx_UE, idx_UEcnct_TST(idx_UE), UE_Throughput(idx_UE), GBR, BW_PRB);		                                                                                          
						end
					end

					% Check_RB_Function(UE_RB_used, BS_RB_table, BS_RB_who_used, UE_CoMP_orNOT, idx_UEcnct_TST, idx_UEcnct_CoMP, n_ttoffered, n_UE, n_BS);
				end

				% ------------------------------------ %
				% 如果Throughput >= GBR，看能不能丟RB  %
				% ------------------------------------ %
				if UE_Throughput(idx_UE) >= GBR
					% 把頻譜效率 = 0的RB丟掉，如果還可以再丟，那就繼續丟
					[BS_RB_table, BS_RB_who_used, UE_RB_used, UE_Throughput(idx_UE)] = Non_CoMP_throw_RB(n_MC, n_PC, BS_RB_table, BS_RB_who_used, UE_RB_used, AMP_Noise, n_ttoffered, Pico_part, RsrpBS_Watt, ...
																									     idx_UE, idx_UEcnct_TST(idx_UE), GBR, BW_PRB);

					% Check_RB_Function(UE_RB_used, BS_RB_table, BS_RB_who_used, UE_CoMP_orNOT, idx_UEcnct_TST, idx_UEcnct_CoMP, n_ttoffered, n_UE, n_BS);
				end


				% ---------------------------------------------------- %
				% 再來看UE的Throughput狀況怎樣，再來看說要不要多拿RB   %
				% ---------------------------------------------------- %
				if UE_Throughput(idx_UE) < GBR
					[BS_RB_table, BS_RB_who_used, UE_RB_used, UE_Throughput(idx_UE), Dis_Connect_Reason] = Non_CoMP_take_RB(n_MC, n_PC, BS_RB_table, BS_RB_who_used, UE_RB_used, AMP_Noise, n_ttoffered, Pico_part, RsrpBS_Watt, ...
																															idx_UE, idx_UEcnct_TST(idx_UE), UE_Throughput(idx_UE), GBR, BW_PRB);																											
					
					% Check_RB_Function(UE_RB_used, BS_RB_table, BS_RB_who_used, UE_CoMP_orNOT, idx_UEcnct_TST, idx_UEcnct_CoMP, n_ttoffered, n_UE, n_BS);
				end


				% ----------------------------------------------------------------- %
				% 總於言之呢，Throughput有過QoS，就是OK啦，如果不ok就不會進來這了   %
				% ----------------------------------------------------------------- %
				if UE_Throughput(idx_UE) >= GBR
					Dis_Connect_Reason = 0;
				end
			end 


			% ---------------------------------- %
			% 計算UE Call Drop and BS Call Drop  %
			% ---------------------------------- %
			if Dis_Connect_Reason == 0          % 會進來這代表 (1)UE handover成功 (2)沒有handover or handover失敗，但是UE成功連回Serving  Cell

				% Dropping timer 重置為 1sec					
				timer_Drop_OngoingCall_NoRB(idx_UE) = t_T310;
				timer_Drop_OngoingCall_RBNotGood(idx_UE) = t_T310;

				% 還原
				Dis_Connect_Reason = 0;
			else
				if Dis_Connect_Reason == 1      % 會進來這裡就是  (1)找Serving Cell要資源，Serving Cell說資源沒了
					if timer_Drop_OngoingCall_NoRB(idx_UE) <= t_T310 && timer_Drop_OngoingCall_NoRB(idx_UE) > 0
						timer_Drop_OngoingCall_NoRB(idx_UE) = timer_Drop_OngoingCall_NoRB(idx_UE) - t_d;
						if timer_Drop_OngoingCall_NoRB(idx_UE) < 1e-5	% [SPECIAL CASE]
							timer_Drop_OngoingCall_NoRB(idx_UE) = 0;		% [SPECIAL CASE]
						end 

						% 還原
						Dis_Connect_Reason = 0;

					elseif timer_Drop_OngoingCall_NoRB(idx_UE) == 0

						% Drop記上一筆
						n_Drop_UE = n_Drop_UE + 1;

						% 該UE因為Cell的資源不夠被放棄						
						CDR_BS(idx_UEcnct_TST(idx_UE)) = CDR_BS(idx_UEcnct_TST(idx_UE)) + 1;

						% 看UE是被Macro還是Pico說資源不夠，而把你斷掉的
						if idx_UEcnct_TST(idx_UE) <= n_MC
							Drop_OngoingCall_NoRB_Macro = Drop_OngoingCall_NoRB_Macro + 1;								
						else
							Drop_OngoingCall_NoRB_Pico  = Drop_OngoingCall_NoRB_Pico + 1;
						end

						% 把RB還給Serving Cell
						if idx_UEcnct_TST(idx_UE) <= n_MC
							for RB_index = 1:1:n_ttoffered
								if BS_RB_table(idx_UEcnct_TST(idx_UE), RB_index) == 1 && UE_RB_used(idx_UE, RB_index) == 1
									BS_RB_table(idx_UEcnct_TST(idx_UE), RB_index)    = 0;
									BS_RB_who_used(idx_UEcnct_TST(idx_UE), RB_index) = 0;
									UE_RB_used(idx_UE, RB_index)                     = 0;
								end
							end
						else
							for RB_index = 1:1:Pico_part
								if BS_RB_table(idx_UEcnct_TST(idx_UE), RB_index) == 1 && UE_RB_used(idx_UE, RB_index) == 1
									BS_RB_table(idx_UEcnct_TST(idx_UE), RB_index)    = 0;
									BS_RB_who_used(idx_UEcnct_TST(idx_UE), RB_index) = 0;
									UE_RB_used(idx_UE, RB_index)                     = 0;
								end
							end
						end		
						idx_UEcnct_TST(idx_UE) = 0; % 結束連線
						UE_Throughput(idx_UE)  = 0; % UE的throughput歸零

						% Dropping timer 重置為 1sec
						timer_Drop_OngoingCall_NoRB(idx_UE) = t_T310;
						timer_Drop_OngoingCall_RBNotGood(idx_UE) = t_T310;

						% 還原
						Dis_Connect_Reason = 0;
					end

				elseif Dis_Connect_Reason == 2  % 會進來這裡就是  (1)找Serving Cell要資源，發現Serving Cell的RB質量不夠

					if timer_Drop_OngoingCall_RBNotGood(idx_UE) <= t_T310 && timer_Drop_OngoingCall_RBNotGood(idx_UE) > 0
						% 倒數Drop timer 
						timer_Drop_OngoingCall_RBNotGood(idx_UE) = timer_Drop_OngoingCall_RBNotGood(idx_UE) - t_d;
						if timer_Drop_OngoingCall_RBNotGood(idx_UE) < 1e-5	% [SPECIAL CASE]
							timer_Drop_OngoingCall_RBNotGood(idx_UE) = 0;		% [SPECIAL CASE]
						end 

						% 還原
						Dis_Connect_Reason = 0;

					elseif timer_Drop_OngoingCall_RBNotGood(idx_UE) == 0

						% Drop記上一筆
						n_Drop_UE = n_Drop_UE + 1;

						% 該Ongoing Call因為看到的RB之頻譜效率都太低了,  並且持續1秒, 所以被拒絕
						CDR_BS(idx_UEcnct_TST(idx_UE))  = CDR_BS(idx_UEcnct_TST(idx_UE)) + 1;

						% 這裡是因為UE自己走太遠，但在之間如果有想Handover但被拒絕，導致他走太遠沒人服務，這也要算一筆							
						if idx_UEcnct_TST(idx_UE) <= n_MC
							Drop_OngoingCall_RBNotGood_Macro = Drop_OngoingCall_RBNotGood_Macro + 1;
						else
							Drop_OngoingCall_RBNotGood_Pico  = Drop_OngoingCall_RBNotGood_Pico + 1;
						end		

						% 把RB還給Serving Cell
						if idx_UEcnct_TST(idx_UE) <= n_MC
							for RB_index = 1:1:n_ttoffered
								if BS_RB_table(idx_UEcnct_TST(idx_UE), RB_index) == 1 && UE_RB_used(idx_UE, RB_index) == 1
									BS_RB_table(idx_UEcnct_TST(idx_UE), RB_index)    = 0;
									BS_RB_who_used(idx_UEcnct_TST(idx_UE), RB_index) = 0;
									UE_RB_used(idx_UE, RB_index)                     = 0;
								end
							end
						else
							for RB_index = 1:1:Pico_part
								if BS_RB_table(idx_UEcnct_TST(idx_UE), RB_index) == 1 && UE_RB_used(idx_UE, RB_index) == 1
									BS_RB_table(idx_UEcnct_TST(idx_UE), RB_index)    = 0;
									BS_RB_who_used(idx_UEcnct_TST(idx_UE), RB_index) = 0;
									UE_RB_used(idx_UE, RB_index)                     = 0;
								end
							end
						end	
						idx_UEcnct_TST(idx_UE) = 0; % 結束連線
						UE_Throughput(idx_UE)  = 0; % UE的throughput歸零

						% Dropping timer 重置為 1sec
						timer_Drop_OngoingCall_NoRB(idx_UE) = t_T310;
						timer_Drop_OngoingCall_RBNotGood(idx_UE) = t_T310;
						% 還原
						Dis_Connect_Reason = 0;
					end						
				end
			end
			% Check_RB_Function(UE_RB_used, BS_RB_table, BS_RB_who_used, UE_CoMP_orNOT, idx_UEcnct_TST, idx_UEcnct_CoMP, n_ttoffered, n_UE, n_BS);

			% --------------------------------- %
			% 主要統計: 檢查Ping-Pong有沒有發生 %
			% --------------------------------- %
			if logical_HO(idx_UE) == 1

				% ---------------------------------------------------- %
				% 計算Ping-Pong Effect是否有發生，跟Performance 的計算 %
				% 有兩個KPI: (1) 1秒內發生碰撞   (2) 5秒內發生碰撞     %
				% ---------------------------------------------------- %
				state_PPE_TST(idx_UE,:) = PingPong_Update(state_PPE_TST(idx_UE,:), idx_UEcnct_TST(idx_UE), idx_t);
				% ===/* Ping Pong State Update [1 sec] */===
				if    (state_PPE_TST(idx_UE,1) == state_PPE_TST(idx_UE,3) ...
					&& state_PPE_TST(idx_UE,1) ~= state_PPE_TST(idx_UE,2) ...
					&& state_PPE_TST(idx_UE,4) -  state_PPE_TST(idx_UE,5) <= MTS_1s ...
					&& prod(state_PPE_TST(idx_UE,:)) ~= 0)	% 2017.01.04 Live 2 Dead 2 Live is not Ping-Pong, Dead 2 Live 2 Dead either.
					% Ping-Pong Effect Occur
					n_PPE_1s_TST(idx_UE) = n_PPE_1s_TST(idx_UE) + 1; % [PRFM]
				end
				% ===/* Ping Pong State Update [5 sec] */===
				if    (state_PPE_TST(idx_UE,1) == state_PPE_TST(idx_UE,3) ...
					&& state_PPE_TST(idx_UE,1) ~= state_PPE_TST(idx_UE,2) ...
					&& state_PPE_TST(idx_UE,4) -  state_PPE_TST(idx_UE,5) <= MTS_5s ...
					&& prod(state_PPE_TST(idx_UE,:)) ~= 0)	% 2017.01.04 Live 2 Dead 2 Live is not Ping-Pong, Dead 2 Live 2 Dead either.
					% Ping-Pong Effect Occur
					n_PPE_5s_TST(idx_UE) = n_PPE_5s_TST(idx_UE) + 1; % [PRFM]
					PPR_5s_TST(idx_UE)   = n_PPE_5s_TST(idx_UE) / n_HO_UE_TST(idx_UE);	% 2016.12.15
				end
				% 還原
				logical_HO(idx_UE) = 0;		

			else
				if UE_CoMP_orNOT(idx_UE) == 1 % 如果開始執行CoMP，這時Ping-pong  effect 不存在					
					state_PPE_TST(idx_UE,:) = 0;
				end
			end
		end	

        % Check_RB_Function(UE_RB_used, BS_RB_table, BS_RB_who_used, UE_CoMP_orNOT, idx_UEcnct_TST, idx_UEcnct_CoMP, n_ttoffered, n_UE, n_BS);;

		% ========================================================================================================================== %
		% 以下等等用來算Cell的CBR                                                                                                    % 
		% Cell角度的CBR: 若UE沒有連上預期的連線目標，反而到最後UE變得沒有Serving   Cell，這時這個Block Call就會算在預期的連線Cell上  %
		% Cell角度的CDR: 若UE本身有Serving Cell，但到最後UE離開Serving  Cell，這筆Call Drop就算在Serving Cell上                      %
		% ========================================================================================================================== %

		if idx_UEprey_TST(idx_UE) ~= 0     % 該UE是有預期的連線目標，正常都會有
			if idx_UEcnct_TST(idx_UE) == 0 % UE有預期目標，但最後卻沒有Serving  Cell
				n_DeadUE_BS(idx_UEprey_TST(idx_UE)) = n_DeadUE_BS(idx_UEprey_TST(idx_UE)) + 1;

			else % idx_UEcnct_TST(idx_UE) ~= 0
				n_LiveUE_BS(idx_UEcnct_TST(idx_UE)) = n_LiveUE_BS(idx_UEcnct_TST(idx_UE)) + 1;
			end
		end	

		% ============================================================================================ %
		%                    ________          /                     |                      |          %
		%   |          |    |               ___|___      |         __|__                ____|____      %
		%   |          |    |                  |     ____|__         |      ____            |          %
		%   |          |    |                __|__       |  |     ___|___  |    |        /  |  /       %
		%   |          |    |________       |__|__|      |  |        |     |____|       / \ | / \      %
		%   |          |    |               |__|__|     /   |        |___  |               /|\         %
		%   |          |    |                __|__     /  \ |     /  |     |_____         / | \        %
		%    __________     |________      ____|____  /    \|    /\__|_____________    __/  |  \__     %
		%                                                                                              %
		% ============================================================================================ %
		[lct_new, v_new, t_oneStep] = UMM_RWPmodel('V', idx_t, t_start, UE_lct(idx_UE,:), ...
													UE_timer_RWP1step(idx_UE,1), t_d, rectEdge, UE_v(idx_UE,:), ...
													seedSpeedMDS(idx_UE,idx_SEED(idx_UE)), ...
													seedAngleDEG(idx_UE,idx_SEED(idx_UE)), ... 
													seedEachStep(idx_UE,idx_SEED(idx_UE)));
		UE_lct(idx_UE, :) = lct_new;
		UE_v(idx_UE, :)   = v_new;
		UE_timer_RWP1step(idx_UE,1) = t_oneStep - t_d;	% Damn Bug 2016.10.18

		if UE_timer_RWP1step(idx_UE,1) < t_d
			UE_timer_RWP1step(idx_UE,1) = 0;
			% Seeds Checking
			idx_SEED(idx_UE) = idx_SEED(idx_UE) + 1;
			if (idx_SEED(idx_UE) == 10000)
				idx_SEED(idx_UE) = 1;	% Rerun Seeds
				seedLack = 1;			% For checking whether 10000 seeds is insufficient in 40000 sec. 2016.11.22
			end
		end

    end 
    % 結束Loop 2(UE的Loop)

    % ======================== %
    % 算Macro跟Pico的服務人數  %
    % ======================== %
    for idx_UE = 1:1:n_UE  
		Macro_Serving_Num_change(round(idx_t/t_d), 1)        = length(find(0 < idx_UEcnct_TST & idx_UEcnct_TST <= n_MC));
		Pico_NonCoMP_Serving_Num_change(round(idx_t/t_d), 1) = length(find(idx_UEcnct_TST > n_MC));
    end

    % ============================== %
    % 算BS所使用的Resource Block數量 %
    % ============================== %
    for idx_BS = 1:1:n_BS
    	BS_RB_consumption(idx_BS) = BS_RB_consumption(idx_BS) + length(nonzeros(BS_RB_table(idx_BS,:)));
    end

	% ======================================== %
	% 算UE的Call Block Rate and Call Drop Rate %
	% ======================================== %
	% UE Call Block Rate
	UE_CBR = UE_CBR + (n_Block_UE);

	% UE Call Drop Rate 
	UE_CDR  = UE_CDR + (n_Drop_UE);

	% UE平均存活人數	
	UE_survive = UE_survive + (n_UE - n_Block_UE - n_Drop_UE);
	
	% 重置
	n_Block_UE = 0;
	n_Drop_UE  = 0;

	% ======================================== %
    % 算BS的Call Block Rate and Call Drop Rate %
	% ======================================== %	
	for idx_BS = 1:n_BS
		% BS Call Block Rate
		if n_DeadUE_BS(idx_BS) == 0 && n_LiveUE_BS(idx_BS) == 0    % 如果沒有人把該BS 當目標，該BS 的CBR = 0
			CBR_BS_TST(idx_BS) = 0;
		else
			CBR_BS_TST(idx_BS) = n_DeadUE_BS(idx_BS) / (n_DeadUE_BS(idx_BS) + n_LiveUE_BS(idx_BS));
		end

		% BS Call Drop Rate
		if BS_last_time_serving(idx_BS) == 0 && CDR_BS(idx_BS) == 0
			CDR_BS_TST(idx_BS) = 0;
		else
			CDR_BS_TST(idx_BS) = CDR_BS(idx_BS) / (CDR_BS(idx_BS) + n_HO_BS_TST(idx_BS));
		end
	end

	% 重置
	n_DeadUE_BS(1,:)          = 0;
	n_LiveUE_BS(1,:)          = 0;

	% ----------- %
	% 更新Loading %
	% ----------- %
	[Load_TST] = Update_Loading(n_BS, n_MC, BS_RB_table, n_ttoffered, Pico_part);	

	% ================================================ % % ====================================== %
	%          -          -------        --            % %   --------    --------      -------    %
	%          |          |      )      /  \           % %   |          /        \    /           %
	%          |          |------      /----\          % %   |------|  |        \ |  |            %
	%          |          |           /      \         % %   |          \        X    \           %
	%          -------    -          -        -        % %   -           -------- \    -------    %
	% ================================================ % % ====================================== %	
	% Loop 4: 基地台開始做Fuzzy Q (需要細胞的CIO, Loading, CBR, CDR)
	if (idx_t == t_start || rem(idx_t, FQ_BS_LI_TST) == 0)
		for idx_BS = 1:n_BS			
			% Fuzzifier
			DoM_CIO_TSTc(idx_BS,:)      = FQc1_Fuzzifier(CIO_TST(idx_BS), 'C');  % CIO的degree of membership
			DoM_Load_TSTc(idx_BS,:)     = FQc1_Fuzzifier(Load_TST(idx_BS),'L');  % Loading的degree of membership
			DoT_Rule_New_TSTc(idx_BS,:) = FQc2_DegreeOfTruth(DoM_CIO_TSTc(idx_BS,:), DoM_Load_TSTc(idx_BS,:),'D');  %算degree of truth的方法D (相乘)

			if (idx_t ~= t_start)
				% 算Q Bonus
				Q_reward_TSTc(idx_BS) = FQc6_Reward(Load_TST(idx_BS), CBR_BS_TST(idx_BS), CDR_BS_TST(idx_BS),'C');
				V_fx_new_TSTc(idx_BS) = FQc5_Vfunction(DoT_Rule_New_TSTc(idx_BS,:), Q_Table_TSTc(:,:,idx_BS));
				Q_bonus_TSTc(idx_BS)  = FQc7_Qbonus(Q_reward_TSTc(idx_BS), FQ_BS_DF_TST, V_fx_new_TSTc(idx_BS), ...
																							Q_fx_old_TSTc(idx_BS));
				% Q Update
					Q_Table_TSTc(:,:,idx_BS) = FQc8_Qupdate(Q_Table_TSTc(:,:,idx_BS), idx_subAct_choosed_old_TSTc(idx_BS,:), ...
															FQ_BS_LR_TST, Q_bonus_TSTc(idx_BS), DoT_Rule_Old_TSTc(idx_BS,:));
			end
			% Global Action
			[GlobalAct_TSTc(idx_BS),idx_subAct_choosed_new_TSTc(idx_BS,:)] = FQc3_GlobalAction(DoT_Rule_New_TSTc(idx_BS,:), ...
																									Q_Table_TSTc(:,:,idx_BS));
			%這邊GlobalAct是當作變化量，要在加上前一次的CIO，當作下一次真正使用的CIO    (目的是為了不讓CIO變化太大) 
			if     (CIO_TST(idx_BS) + GlobalAct_TSTc(idx_BS) < -5)
				CIO_TST(idx_BS) = -5;
			elseif (CIO_TST(idx_BS) + GlobalAct_TSTc(idx_BS) > 5)
				CIO_TST(idx_BS) = 5;
			else
				CIO_TST(idx_BS) = CIO_TST(idx_BS) + GlobalAct_TSTc(idx_BS);
			end

			% 計算Q-function 
			Q_fx_new_TSTc(idx_BS) = FQc4_Qfunction(DoT_Rule_New_TSTc(idx_BS,:), Q_Table_TSTc(:,:,idx_BS), ...
																	idx_subAct_choosed_new_TSTc(idx_BS,:));			
		end	
		% Recording for the different iteration of 'Q-function'
		Q_fx_old_TSTc               = Q_fx_new_TSTc;
		idx_subAct_choosed_old_TSTc = idx_subAct_choosed_new_TSTc;
		DoT_Rule_Old_TSTc           = DoT_Rule_New_TSTc;
	end
	% 結束 Loop 4

end

toc
